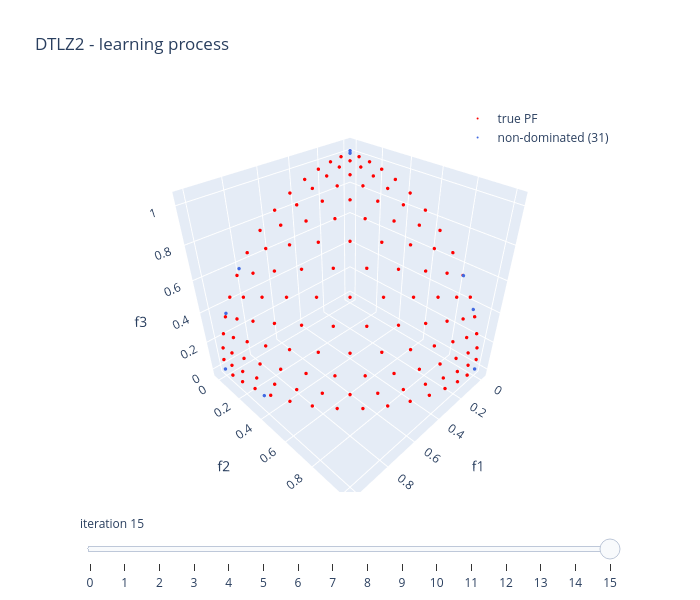

This figure's notebook cell:
### Code cell
linear_model.visualise("learning", show = False)

### Figure 1 — Plotly figure (JSON) as saved in the notebook; plotly's stock layout.template omitted (floating-point values rounded to 4 significant figures; data arrays with more than 128 entries replaced by an {"elided": "..."} marker saying what was removed)
{"data": [{"marker": {"color": "red", "size": 2}, "mode": "markers", "name": "true PF", "type": "scatter3d", "x": {"elided": "136 float values"}, "y": {"elided": "136 float values"}, "z": {"elided": "136 float values"}}, {"marker": {"color": "royalblue", "size": 2}, "mode": "markers", "name": "non-dominated (31)", "type": "scatter3d", "x": [4.991e-17, 4.991e-17, 5.109e-17, 5.109e-17, 5.659e-17, 5.659e-17, 1.0, 1.0, 1.0, 4.323e-17, 4.323e-17, 0.9656, 0.9656, 5.377e-17, 5.377e-17, 1.839e-17, 1.839e-17, 1.847e-17, 1.847e-17, 0.8138, 0.8138, 0.9334, 0.9334, 1.088e-17, 1.088e-17, 6.123e-17, 4.071e-17, 4.071e-17, 4.074e-17, 4.074e-17, 3.749e-33], "y": [3.547e-17, 3.547e-17, 0.8343, 0.8343, 0.9242, 0.9242, 0.0, 0.0, 1.571e-08, 4.336e-17, 4.336e-17, 0.3196, 0.3196, 2.93e-17, 2.93e-17, 5.847e-17, 5.847e-17, 5.838e-17, 5.838e-17, 0.0, 0.0, 0.0, 0.0, 6.026e-17, 6.026e-17, 1.0, 4.692e-17, 4.692e-17, 4.571e-17, 4.571e-17, 6.123e-17], "z": [1.0, 1.0, 0.5546, 0.5546, 0.3823, 0.3823, 0.0, 1.571e-08, 0.0, 1.0, 1.0, 0.0, 0.0, 1.0, 1.0, 1.001, 1.001, 1.0, 1.0, 0.5884, 0.5884, 0.361, 0.361, 1.0, 1.0, 0.0, 1.015, 1.015, 1.0, 1.0, 1.0]}], "layout": {"height": 600, "legend": {"bgcolor": "rgba(255,255,255,0.7)", "x": 0.99, "xanchor": "right", "y": 0.99, "yanchor": "top"}, "scene": {"xaxis": {"range": [-0.05, 1.05], "title": {"text": "f1"}}, "yaxis": {"range": [-0.05, 1.05], "title": {"text": "f2"}}, "zaxis": {"range": [-0.05073, 1.065], "title": {"text": "f3"}}}, "showlegend": true, "sliders": [{"active": 15, "currentvalue": {"prefix": "iteration "}, "steps": [{"args": [["0"], {"frame": {"redraw": true}, "mode": "immediate"}], "label": "0", "method": "animate"}, {"args": [["1"], {"frame": {"redraw": true}, "mode": "immediate"}], "label": "1", "method": "animate"}, {"args": [["2"], {"frame": {"redraw": true}, "mode": "immediate"}], "label": "2", "method": "animate"}, {"args": [["3"], {"frame": {"redraw": true}, "mode": "immediate"}], "label": "3", "method": "animate"}, {"args": [["4"], {"frame": {"redraw": true}, "mode": "immediate"}], "label": "4", "method": "animate"}, {"args": [["5"], {"frame": {"redraw": true}, "mode": "immediate"}], "label": "5", "method": "animate"}, {"args": [["6"], {"frame": {"redraw": true}, "mode": "immediate"}], "label": "6", "method": "animate"}, {"args": [["7"], {"frame": {"redraw": true}, "mode": "immediate"}], "label": "7", "method": "animate"}, {"args": [["8"], {"frame": {"redraw": true}, "mode": "immediate"}], "label": "8", "method": "animate"}, {"args": [["9"], {"frame": {"redraw": true}, "mode": "immediate"}], "label": "9", "method": "animate"}, {"args": [["10"], {"frame": {"redraw": true}, "mode": "immediate"}], "label": "10", "method": "animate"}, {"args": [["11"], {"frame": {"redraw": true}, "mode": "immediate"}], "label": "11", "method": "animate"}, {"args": [["12"], {"frame": {"redraw": true}, "mode": "immediate"}], "label": "12", "method": "animate"}, {"args": [["13"], {"frame": {"redraw": true}, "mode": "immediate"}], "label": "13", "method": "animate"}, {"args": [["14"], {"frame": {"redraw": true}, "mode": "immediate"}], "label": "14", "method": "animate"}, {"args": [["15"], {"frame": {"redraw": true}, "mode": "immediate"}], "label": "15", "method": "animate"}]}], "title": {"text": "DTLZ2 - learning process"}, "width": 700}}
